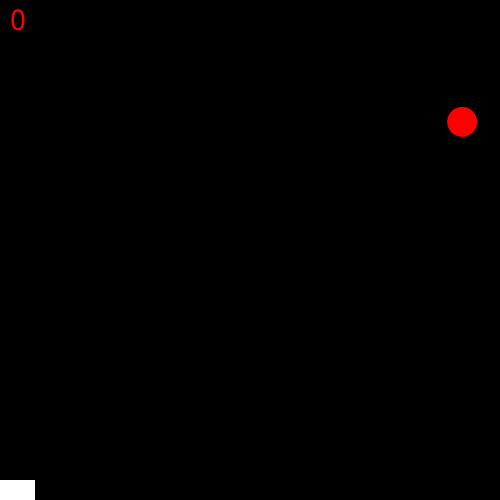
Frame 1 (no input)
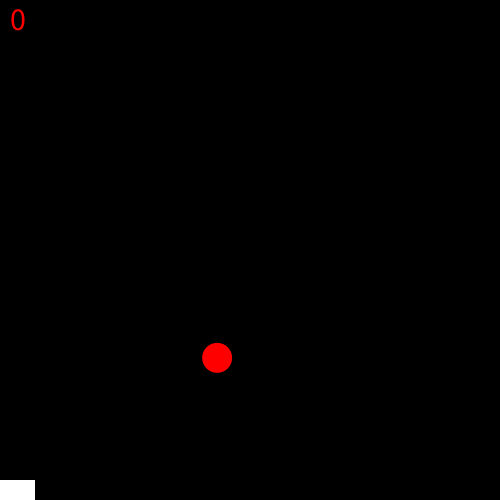
Frame 60 (the mouse pressed at the canvas centre just before this capture)
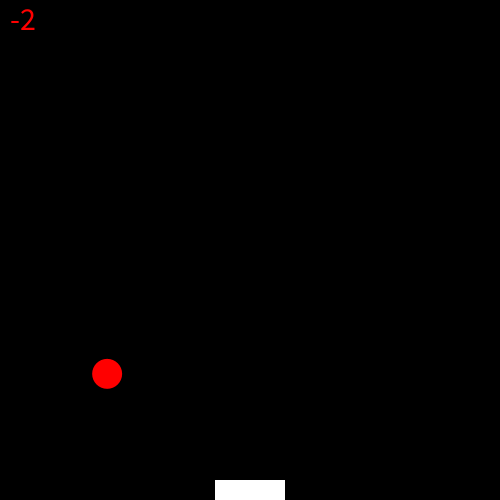
Frame 120 (the mouse held since frame 60 and released just before this capture)

The Processing sketch that drew these frames (run headless with seeded random() and noise(); from frame 60 on, the mouse is pressed at the canvas centre):

// Processing sketch: processing_116220
// ── processing_116220.pde

int nBalls = 2;
Ball[] balls = new Ball[nBalls];
int counter = 0;

class Ball {
  float x, y;
  float vx = 5;
  float vy = 4;
  float diameter;
  int id;
  
  Ball(float xin, float yin, float din, int idin) {
    x = xin;
    y = yin;
    diameter = din;
    id = idin;
  }
}

void setup() {
  size(500,500);
  background(0);
  textSize(32);
  for (int i = 0; i < nBalls; i++) {
    float size = 30;
    balls[i] = new Ball(random(width -size)+size/2, random(height - 20 -size)+size/2, size , i);
  }
}
void collision() {
  for (int a = 1; a < nBalls; a++) {
      if (balls[a].x > width - balls[a].diameter/2 || balls[a].x < balls[a].diameter/2 ) {
        balls[a].vx = -balls[a].vx;
       }
       if (balls[a].y > height - balls[a].diameter/2) {
         balls[a].vy = -balls[a].vy;
         counter -= 2;
       }
       if (balls[a].y < balls[a].diameter/2) {
         balls[a].vy = -balls[a].vy;
       }
       if (balls[a].x > mouseX - 70/2 && balls[a].x < mouseX + 70/2) {
         if (balls[a].y > height - 20 -balls[a].diameter/2) {
           balls[a].vy = -balls[a].vy;
           counter += 1;
         }
       }
     }    
   }

void drawellipse() {
  for (int a = 1; a < nBalls; a++) {
        fill(255, 0, 0);
          ellipse(balls[a].x, balls[a].y , balls[a].diameter, balls[a].diameter);
          balls[a].x = balls[a].x+balls[a].vx;
          balls[a].y = balls[a].y+balls[a].vy;
    }
  }


void draw() {
  background(0);
  noStroke();
  fill(255);
  rect(mouseX-70/2,height-20,70,20);
  collision();
  drawellipse();
  text(counter,10,30);
}
  
